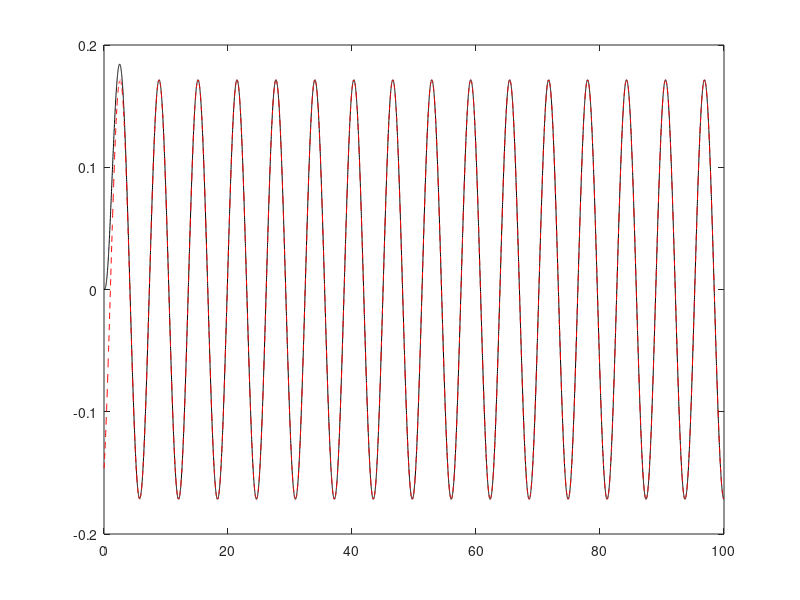

Write the MATLAB code that produced this figure.
clear all, close all, clc

s = tf('s');
G = 1/(s^2+5*s+4)
% figure
% bode(G)

t = 0.01:.01:100;
u  =sin(t);
y = lsim(G,u,t);
figure
plot(t,y,'k')

w = 1;
s = i*w;
Gofs = 1/(s^2+5*s+4);
mag = abs(Gofs);
phase = angle(Gofs);
hold on
plot(t,mag*sin(t*w+phase),'r--')